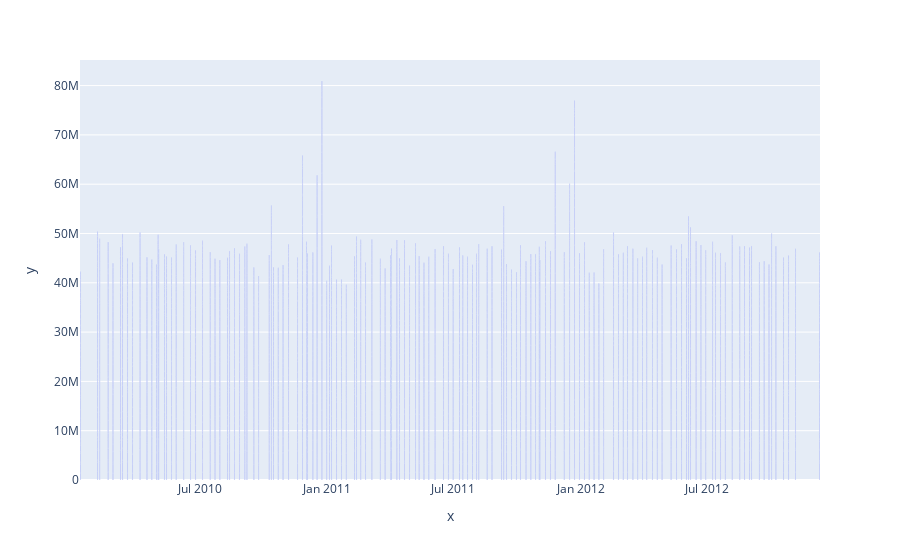

Write notebook code for a chart like this one.
### Code cell
# checking which month has high sales
warnings.filterwarnings("ignore", category=DeprecationWarning)
px.bar(x=walmart_data['Date'],y=walmart_data['Weekly_Sales'])

### Figure 1 — Plotly figure (JSON) as saved in the notebook; plotly's stock layout.template omitted (floating-point values rounded to 4 significant figures; data arrays with more than 128 entries replaced by an {"elided": "..."} marker saying what was removed)
{"data": [{"alignmentgroup": "True", "hovertemplate": "x=%{x}<br>y=%{y}<extra></extra>", "legendgroup": "", "marker": {"color": "#636efa", "pattern": {"shape": ""}}, "name": "", "offsetgroup": "", "orientation": "v", "showlegend": false, "textposition": "auto", "type": "bar", "x": {"elided": "6434 str values"}, "xaxis": "x", "y": {"elided": "6434 float values"}, "yaxis": "y"}], "layout": {"barmode": "relative", "legend": {"tracegroupgap": 0}, "margin": {"t": 60}, "xaxis": {"anchor": "y", "domain": [0, 1], "title": {"text": "x"}}, "yaxis": {"anchor": "x", "domain": [0, 1], "title": {"text": "y"}}}}
